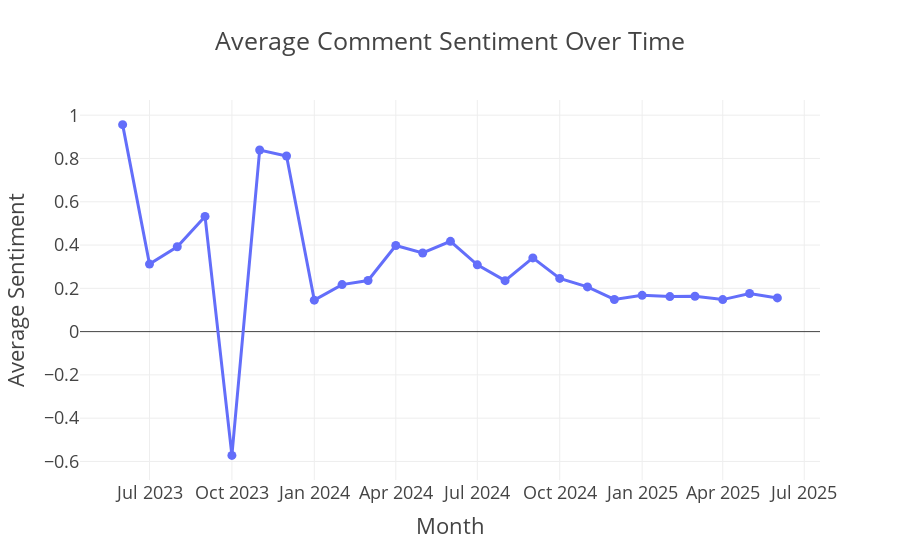

Write notebook code for a chart like this one.
### Code cell
# Convert commentPublishedAt
merged_df['commentPublishedAt'] = pd.to_datetime(merged_df['commentPublishedAt'])

# Get compound score for time series
merged_df['sentiment_score'] = merged_df['clean_text'].apply(lambda text: analyzer.polarity_scores(text)['compound'])

# Group by month
merged_df['comment_month'] = merged_df['commentPublishedAt'].dt.to_period('M').astype(str)
monthly_sentiment = merged_df.groupby('comment_month')['sentiment_score'].mean().reset_index()

# Plot
fig = px.line(monthly_sentiment, x='comment_month', y='sentiment_score',
              title='Average Comment Sentiment Over Time', markers=True)

fig.update_layout(template='presentation', xaxis_title='Month', yaxis_title='Average Sentiment')
fig.show()

### Figure 1 — Plotly figure (JSON) as saved in the notebook; plotly's stock layout.template omitted (floating-point values rounded to 4 significant figures)
{"data": [{"hovertemplate": "comment_month=%{x}<br>sentiment_score=%{y}<extra></extra>", "legendgroup": "", "line": {"color": "#636efa", "dash": "solid"}, "marker": {"symbol": "circle"}, "mode": "lines+markers", "name": "", "orientation": "v", "showlegend": false, "type": "scatter", "x": ["2023-06", "2023-07", "2023-08", "2023-09", "2023-10", "2023-11", "2023-12", "2024-01", "2024-02", "2024-03", "2024-04", "2024-05", "2024-06", "2024-07", "2024-08", "2024-09", "2024-10", "2024-11", "2024-12", "2025-01", "2025-02", "2025-03", "2025-04", "2025-05", "2025-06"], "xaxis": "x", "y": [0.9565, 0.3121, 0.3919, 0.5325, -0.5719, 0.839, 0.8114, 0.1454, 0.2173, 0.2362, 0.3979, 0.3635, 0.4172, 0.3087, 0.2354, 0.3407, 0.2458, 0.2065, 0.1486, 0.1677, 0.1619, 0.1634, 0.148, 0.1759, 0.1558], "yaxis": "y"}], "layout": {"autosize": true, "legend": {"tracegroupgap": 0}, "title": {"text": "Average Comment Sentiment Over Time"}, "xaxis": {"anchor": "y", "autorange": true, "domain": [0, 1], "range": ["2023-04-15 22:24:00.5159", "2025-07-17 01:35:59.4841"], "title": {"text": "Month"}, "type": "date"}, "yaxis": {"anchor": "x", "autorange": true, "domain": [0, 1], "range": [-0.7202, 1.105], "title": {"text": "Average Sentiment"}, "type": "linear"}}}
